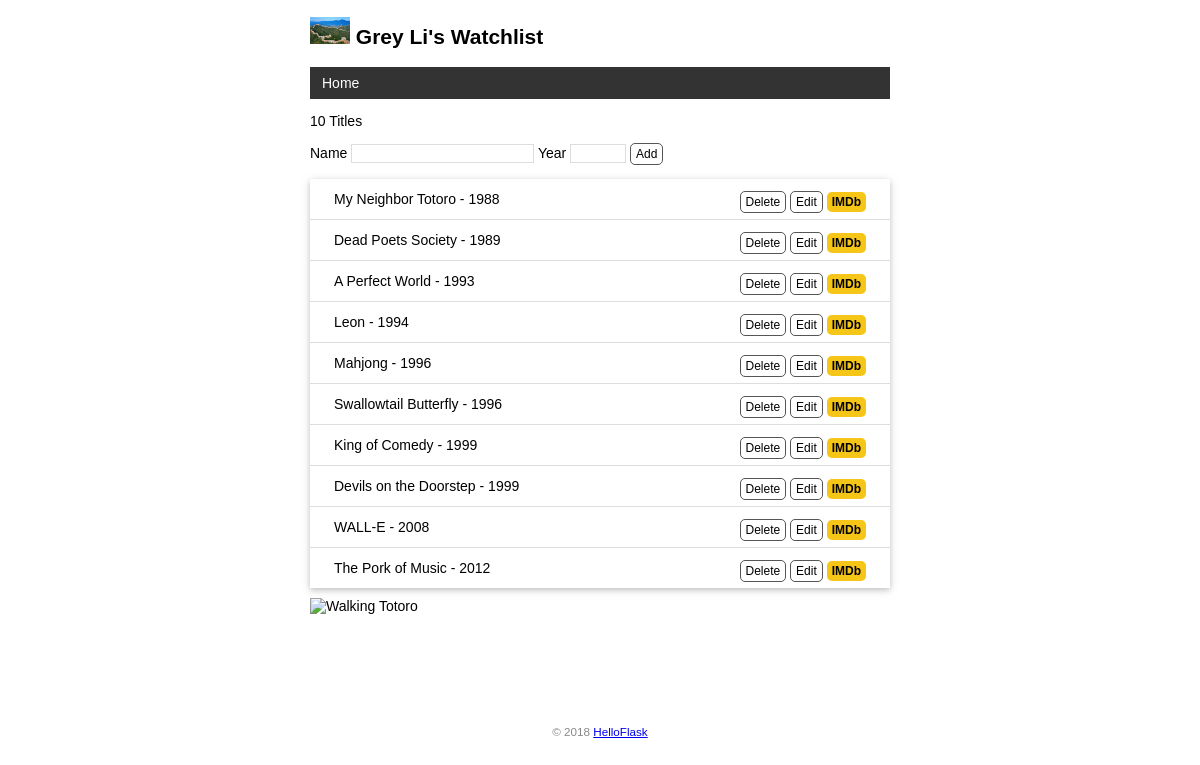
Before: / with the older database file.
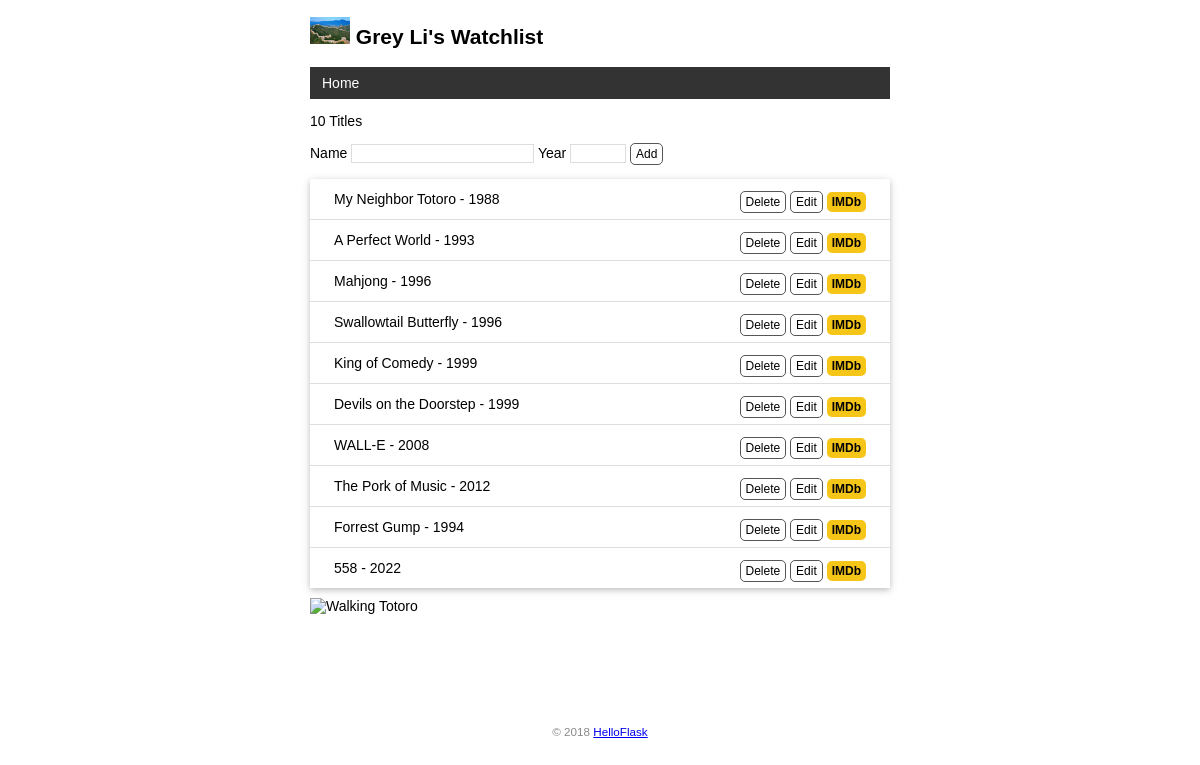
After: the same page with the newer database file.
### app.py (models this page shows)
class User(db.Model):
    __tablename__ = 'user'       # 数据库里的表名
    id: Mapped[int] = mapped_column(primary_key=True)  # 主键，自动编号
    name: Mapped[str] = mapped_column(String(20))      # 姓名字段，最长20字符

class Movie(db.Model):
    __tablename__ = 'movie'
    id: Mapped[int] = mapped_column(primary_key=True)
    title: Mapped[str] = mapped_column(String(60))     # 电影标题
    year: Mapped[str] = mapped_column(String(4))       # 上映年份

### app.py (the view, shortened to what this page needs)
@app.route('/', methods=['GET', 'POST'])
def index():
    movies = db.session.execute(select(Movie)).scalars().all()
    return render_template('index.html', movies=movies)

### app.py (called while the page is built)
@app.context_processor
def inject_user():
    user = db.session.execute(select(User)).scalar()
    return dict(user=user)

### templates/index.html
{% extends 'base.html' %}
{% block content %}
<p>{{ movies|length }} Titles</p>
<form method="post">
    Name <input type="text" name="title" autocomplete="off" required>
    Year <input type="text" name="year" autocomplete="off" required>
    <input class="btn" type="submit" name="submit" value="Add">
</form>
<ul class="movie-list">
    {% for movie in movies %}
    <li>{{ movie.title }} - {{ movie.year }}
        <span class="float-right">
            <form class="inline-form" method="post" action="{{ url_for('delete', movie_id=movie.id) }}">
                <input class="btn" type="submit" name="delete" value="Delete" onclick="return confirm('Are you sure?')">
            </form>
            <a class="btn" href="{{ url_for('edit', movie_id=movie.id) }}">Edit</a>
            <a class="imdb" href="https://www.imdb.com/find?q={{ movie.title }}" target="_blank" title="Find this movie on IMDb">IMDb</a>
        </span>
    </li>
    {% endfor %}
</ul>
<img alt="Walking Totoro" class="totoro" src="{{ url_for('static', filename='images/totoro.gif') }}" title="to~to~ro~">
{% endblock %}

### templates/base.html (shortened to what this page needs)
<!DOCTYPE html>
<html lang="en">
<head>
    {% block head %}
    <link rel="stylesheet" href="{{ url_for('static', filename='style.css') }}" type="text/css">
    {% endblock %}
</head>
<body>
    <h2>
        <img alt="Avatar" class="avatar" src="{{ url_for('static', filename='images/avatar.png') }}">
        {{ user.name }}'s Watchlist
    </h2>
    <nav>
        <ul>
            <li><a href="{{ url_for('index') }}">Home</a></li>
        </ul>
    </nav>
    {% block content %}{% endblock %}
    <footer>
        <small>&copy; 2018 <a href="http://helloflask.com/book/3">HelloFlask</a></small>
    </footer>
</body>
</html>

### static/style.css (style rules this page uses)
body { margin: auto; max-width: 580px; font-size: 14px; font-family: Helvetica, Arial, sans-serif; }
footer { color: #888; margin-top: 15px; text-align: center; padding: 10px; }
.avatar { width: 40px; }
.movie-list { list-style-type: none; padding: 0; margin-bottom: 10px; box-shadow: 0 2px 5px 0 rgba(0, 0, 0, 0.16), 0 2px 10px 0 rgba(0, 0, 0, 0.12); }
.movie-list li { padding: 12px 24px; border-bottom: 1px solid #ddd; }
.movie-list li:last-child { border-bottom:none; }
.totoro { display: block; margin: 0 auto; height: 100px; }
nav ul { list-style-type: none; margin: 0; padding: 0; overflow: hidden; background-color: #333; }
nav li { float: left; }
nav li a { display: block; color: white; text-align: center; padding: 8px 12px; text-decoration: none; }
.float-right { float: right; }
.imdb { font-size: 12px; font-weight: bold; color: black; text-decoration: none; background: #F5C518; border-radius: 5px; padding: 3px 5px; }
input[type=submit] { font-family: inherit; }
input[type=text] { border: 1px solid #ddd; }
input[name=year] { width: 50px; }
.btn { font-size: 12px; padding: 3px 5px; text-decoration: none; cursor: pointer; background-color: white; color: black; border: 1px solid #555555; border-radius: 5px; }
.inline-form { display: inline; }

Changed rows visible on the page:
removed Movie: title "Dead Poets Society", year "1989"
removed Movie: title "Leon", year "1994"
added Movie: title "Forrest Gump", year "1994"
added Movie: title "558", year "2022"
